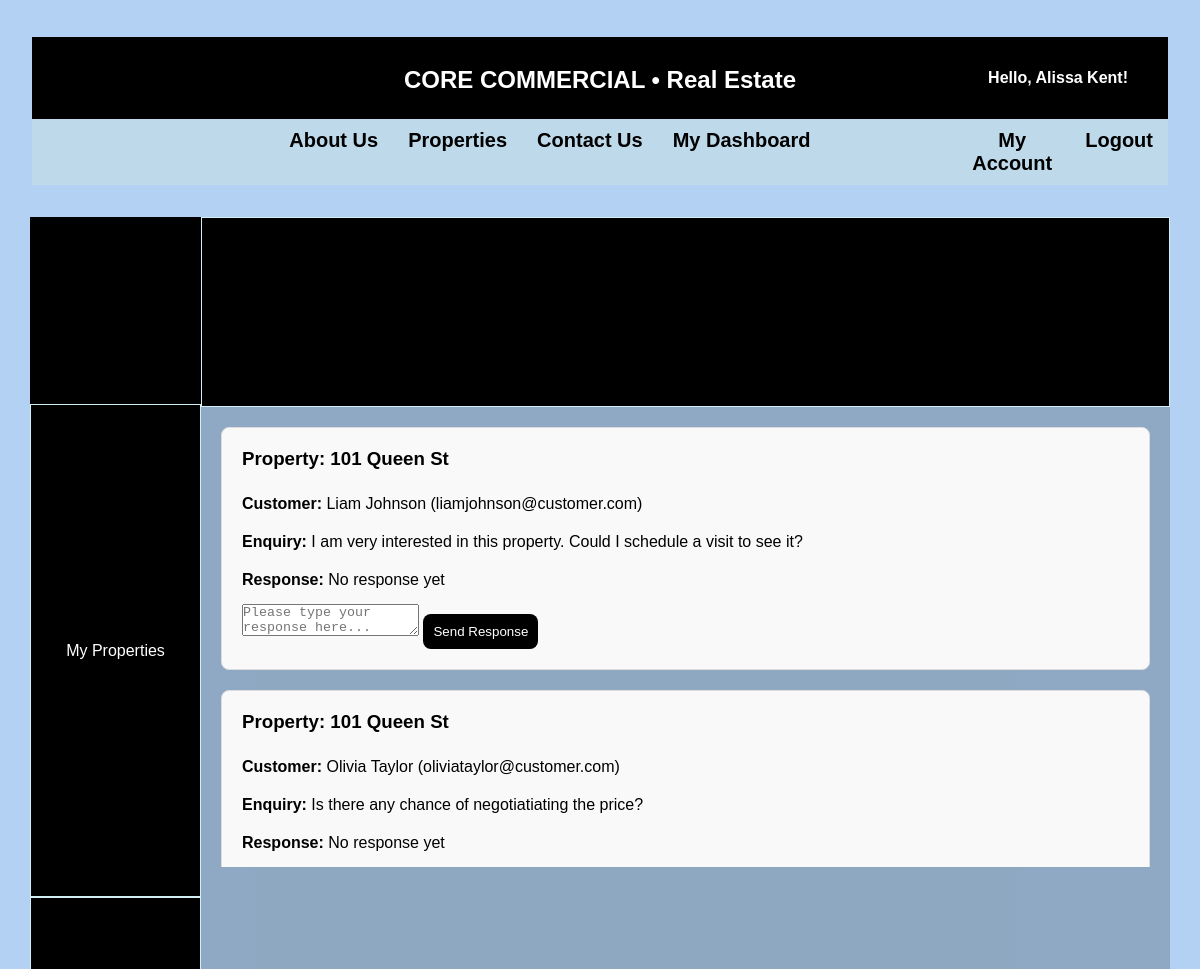
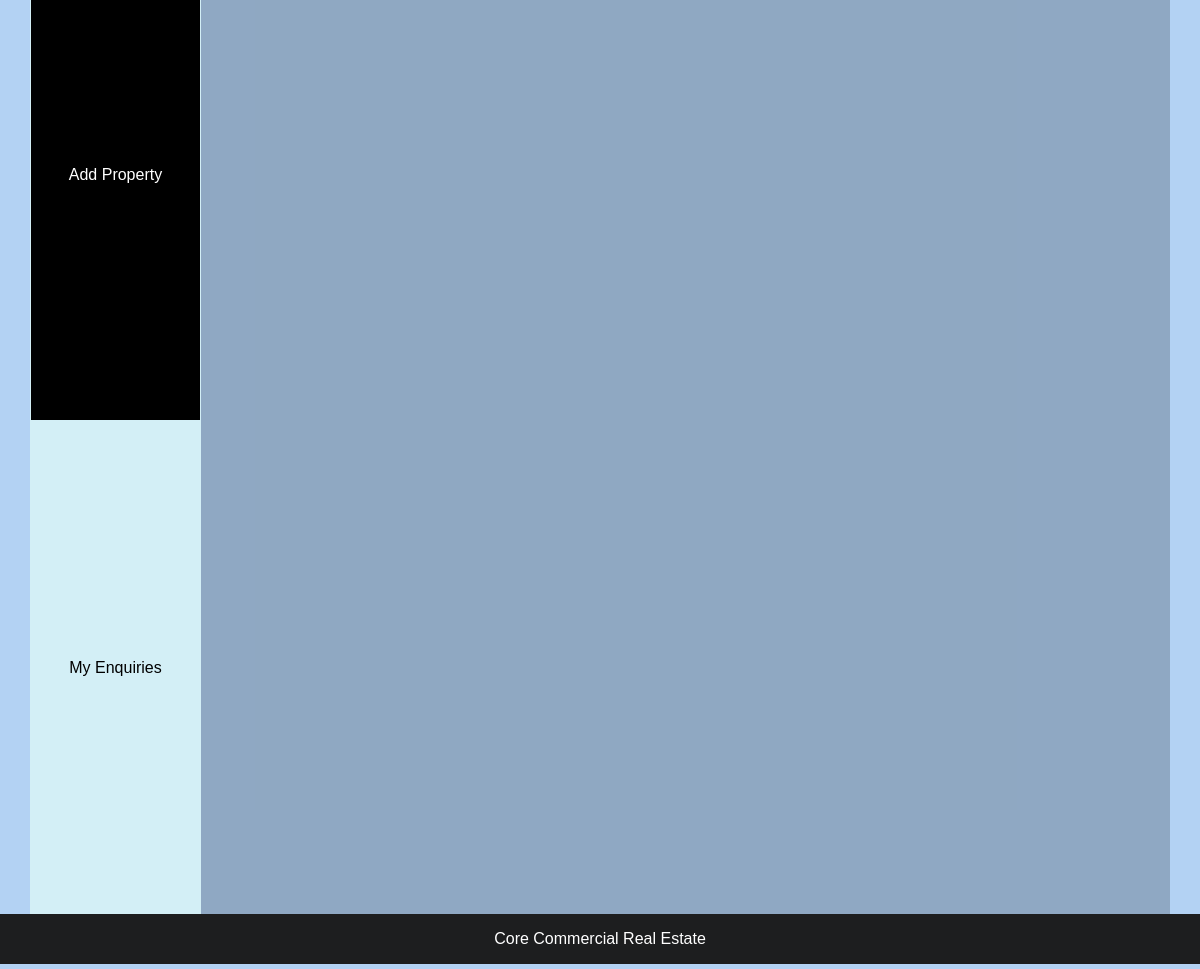
Page /owner/my-enquiries.php (signed in) on the committed database (2 pictures, top to bottom).
### tables this page shows
CREATE TABLE IF NOT EXISTS enquiries (
    id INT AUTO_INCREMENT PRIMARY KEY,
    property_id INT NOT NULL,
    user_id INT NOT NULL,
    enquiry_text TEXT NOT NULL,
    response TEXT,
    response_date DATETIME DEFAULT NULL,
    created_at TIMESTAMP DEFAULT CURRENT_TIMESTAMP,
    FOREIGN KEY (property_id) REFERENCES properties(id) ON DELETE CASCADE,
    FOREIGN KEY (user_id) REFERENCES users(id) ON DELETE CASCADE
);

CREATE TABLE IF NOT EXISTS properties (
    id INT AUTO_INCREMENT PRIMARY KEY,
    owner_id INT NOT NULL,
    agent_id INT,
    type_id INT NOT NULL,
    address VARCHAR(255) NOT NULL,
    price DECIMAL(10, 2) NOT NULL,
    status ENUM('For Sale', 'For Rent', 'Sold') NOT NULL,
    city VARCHAR(50) NOT NULL,
    state VARCHAR(50) NOT NULL,
    country VARCHAR(50) NOT NULL,
    image VARCHAR(255),  
    FOREIGN KEY (owner_id) REFERENCES users(id) ON DELETE CASCADE, 
    FOREIGN KEY (agent_id) REFERENCES agents(id) ON DELETE SET NULL,
    FOREIGN KEY (type_id) REFERENCES property_types(id) ON DELETE CASCADE
);

CREATE TABLE IF NOT EXISTS users (
    id INT AUTO_INCREMENT PRIMARY KEY,
    name VARCHAR(100) NOT NULL,
    email VARCHAR(100) NOT NULL UNIQUE,
    password VARCHAR(255) NOT NULL,  
    phone VARCHAR(20),
    type ENUM('customer', 'owner', 'admin') NOT NULL
);

### includes/content-functions.php (called while the page is built, shortened)
<?php
function getOwnerEnquiries($pdo, $ownerId) {
    $statement = $pdo->prepare("
        SELECT e.id, e.enquiry_text, e.response, p.address, u.name as customer_name, u.email as customer_email
        FROM enquiries e
        JOIN properties p ON e.property_id = p.id
        JOIN users u ON e.user_id = u.id
        WHERE p.owner_id = :owner_id
    ");
    $statement->execute(['owner_id' => htmlspecialchars($ownerId)]);
    return $statement->fetchAll(PDO::FETCH_ASSOC);
}

### owner/my-enquiries.php (the view, shortened to what this page needs)
<?php
include '../includes/db.php';
include '../includes/content-functions.php';
$enquiries = getOwnerEnquiries($pdo, $_SESSION['user_id']);
?>
<!DOCTYPE html>
<html lang="en">
<head>
    <link rel="stylesheet" href="../assets/css/style.css">
</head>
<body>
    <div class="admin-dashboard">
        <header class="navbar">
            <nav class="nav-bar-container">
                <div class="nav-left">
                    <h1><a href="../index.php"><b>CORE COMMERCIAL</b> • Real Estate</a></h1>
                </div>
                <div class="nav-right">
                    <?php if (isset($_SESSION['user_id'])): ?>
                        <span id="greeting">Hello, <?php echo htmlspecialchars($_SESSION['name']); ?>!</span>
                    <?php endif; ?>
                </div>
            </nav>
            <nav class="nav-links">
                <ul>
                    <div class="centered-links">
                        <li><a href="../about.php">About Us</a></li>
                        <li><a href="../customer/properties.php">Properties</a></li>
                        <li><a href="../contact.php">Contact Us</a></li>
                        <li><a href="dashboard.php">My Dashboard</a></li>
                    </div>
                    <div class="right-hand-links">
                        <li><a href="../my_account.php">My Account</a></li>
                        <li><a href="../logout.php">Logout</a></li>
                    </div>
                </ul>
            </nav>
        </header>
        <main class="admin-overview">
            <div class="admin-menu">
                <div class="owner-dash-topbox"></div>
                <div class="admin-button">
                    <a href="dashboard.php">My Properties</a>
                </div>
                <div class="admin-button">
                    <a href="add-property.php">Add Property</a>
                </div>
                <div class="admin-button" style="background-color: #d3eff6;">
                    <a href="my-enquiries.php" style="color: black">My Enquiries</a>
                </div>
            </div>
            <div class="admin-stats">
                <div class="owner-title">
                </div>
                <div class="enquiry-list">
                    <?php foreach ($enquiries as $enquiry): ?>
                        <div class="enquiry-card">
                            <h3>Property: <?php echo htmlspecialchars($enquiry['address']); ?></h3>
                            <p><strong>Customer:</strong> <?php echo htmlspecialchars($enquiry['customer_name']); ?>
                                (<?php echo htmlspecialchars($enquiry['customer_email']); ?>)</p>
                            <p><strong>Enquiry:</strong> <?php echo htmlspecialchars($enquiry['enquiry_text']); ?></p>
                            <p><strong>Response:</strong>
                                <?php echo $enquiry['response'] ? htmlspecialchars($enquiry['response']) : 'No response yet'; ?></p>
                            <?php if ($enquiry['response']): ?>
                                <p>You have responded to this message and your response has been emailed.</p>
                            <?php else: ?>
                                <form method="POST" action="my-enquiries.php">
                                    <textarea name="response_text" placeholder="Please type your response here..." required></textarea>
                                    <button type="submit" class="enquiry-button">Send Response</button>
                                </form>
                            <?php endif; ?>
                        </div>
                    <?php endforeach; ?>
                </div>
            </div>
        </main>
        <footer>
            <p>Core Commercial Real Estate</p>
        </footer>
    </div>
</body>
</html>

### assets/css/style.css (style rules this page uses)
* { margin: 0; padding: 0; box-sizing: border-box; }
html, body { height: 100%; width: 100%; overflow-x: hidden; display: flex; flex-direction: column; }
header { color: white; padding: 2rem; font-family: 'Lucida Sans', 'Lucida Sans Regular', 'Lucida Grande', 'Lucida Sans Unicode', Geneva, Verdana, sans-serif; text-align: center; width: 100%; z-index: 1; position: relative; }
nav ul { list-style: none; display: flex; padding: 1rem; font-size: 20px; }
nav ul li { margin: 0 1rem; }
nav ul li a { color: rgb(0, 0, 0); text-decoration: none; transition: color 0.3s; }
nav h1 { padding-bottom: 15px; padding-top: 19px; background-color: black; color: white; text-align: center; position: relative; }
.centered-links { display: flex; width: 90%; justify-content: center; padding-left: 10%; }
.right-hand-links { display: flex; flex-direction: row; }
#greeting { color: white; font-weight: bold; position: absolute; right: 20px; top: 50%; transform: translateY(-50%); white-space: nowrap; }
.nav-right { position: absolute; right: 20px; }
.nav-left h1 { margin: 0; font-size: 24px; text-align: center; }
.nav-left h1 a { color: #fff; text-decoration: none; }
.nav-links { background-color: rgba(191, 218, 233, 0.9); padding: 10px 0; text-align: center; }
.nav-links ul { margin: 0; padding: 0; list-style: none; }
.nav-links ul li { display: inline; margin: 0 15px; }
.nav-links ul li a { text-decoration: none; color: black; font-weight: bold; }
.nav-bar-container { display: flex; justify-content: center; align-items: center; background-color: #000; color: white; padding: 10px 0; position: relative; }
footer { background-color: rgba(24, 24, 24, 0.97); color: white; text-align: center; padding: 1rem; width: 100%; font-family: 'Lucida Sans', 'Lucida Sans Regular', 'Lucida Grande', 'Lucida Sans Unicode', Geneva, Verdana, sans-serif; }
.admin-dashboard { width: 100vw; height: 100vh; background: rgb(179, 210, 243); display: flex; flex-direction: column; justify-content: center; align-items: center; }
.admin-overview { display: flex; height: 86%; width: 95%; justify-content: space-between; background-color: rgba(0, 0, 0, 0.2); font-family: 'Lucida Sans', 'Lucida Sans Regular', 'Lucida Grande', 'Lucida Sans Unicode', Geneva, Verdana, sans-serif; overflow: hidden; }
.admin-menu { display: flex; flex-direction: column; height: 100%; width: 15%; background-color: rgb(0, 0, 0); }
.admin-button { display: flex; justify-content: center; align-items: center; border: 1px solid #d3eff6; background-color: black; color: white; height: 30%; width: 100%; transform: 0.3s ease; }
.admin-button a { color: white; text-decoration: none; display: block; width: 100%; height: 100%; display: flex; justify-content: center; align-items: center; }
.admin-stats { display: flex; flex-direction: column; width: 85%; height: 100%; overflow: hidden; }
.owner-dash-topbox { width: 100%; height: 11.4%; }
.owner-title { display: flex; align-items: center; padding-left: 15%; width: 100%; height: 11.4%; border: 1px solid #d3eff6; background-color: black; color: white; }
.enquiry-list { display: flex; flex-direction: column; gap: 20px; padding: 20px; max-height: 460px; overflow-y: auto; }
.enquiry-card { background-color: #f9f9f9; border: 1px solid #ddd; border-radius: 8px; padding: 20px; display: flex; flex-direction: column; gap: 10px; }
.enquiry-card h3 { margin-bottom: 10px; }
.enquiry-card p { margin: 5px 0; }
.enquiry-button { background-color: #000; color: white; border: none; padding: 10px; border-radius: 8px; cursor: pointer; }

### rows in the picture
enquiries: property.address "101 Queen St", user.name "Liam Johnson", user.email "liamjohnson@customer.com", enquiry_text "I am very interested in this property. Could I schedule a visit to see it?", shows "No response yet"
enquiries: property.address "101 Queen St", user.name "Olivia Taylor", user.email "oliviataylor@customer.com", enquiry_text "Is there any chance of negotiatiating the price?", shows "No response yet"

### other values in the picture
$_SESSION['name'] "Alissa Kent"
